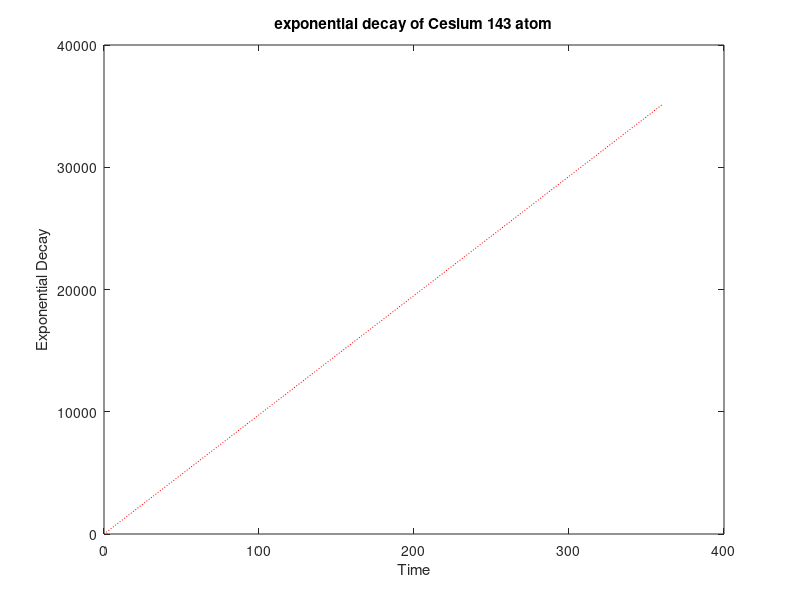

MATLAB code for this plot:
% Raphael Lacet
clear
clc
% constants
No = 100; % initial quantity of Cesium 143
D = 0.0251; % decay constant
t = linspace(0,360,500); % time
N = No*exp(-D); %exponential decay equation
x = N*t;
plot(t,x,':r');
title('exponential decay of Cesium 143 atom');
xlabel('Time'); ylabel('Exponential Decay');
fprintf('Time over Exponential Decay\n');
fprintf ('Time\t\tDecay\n');
fprintf ('%5.2f\t\t%6.2f\n', [t; x]);

